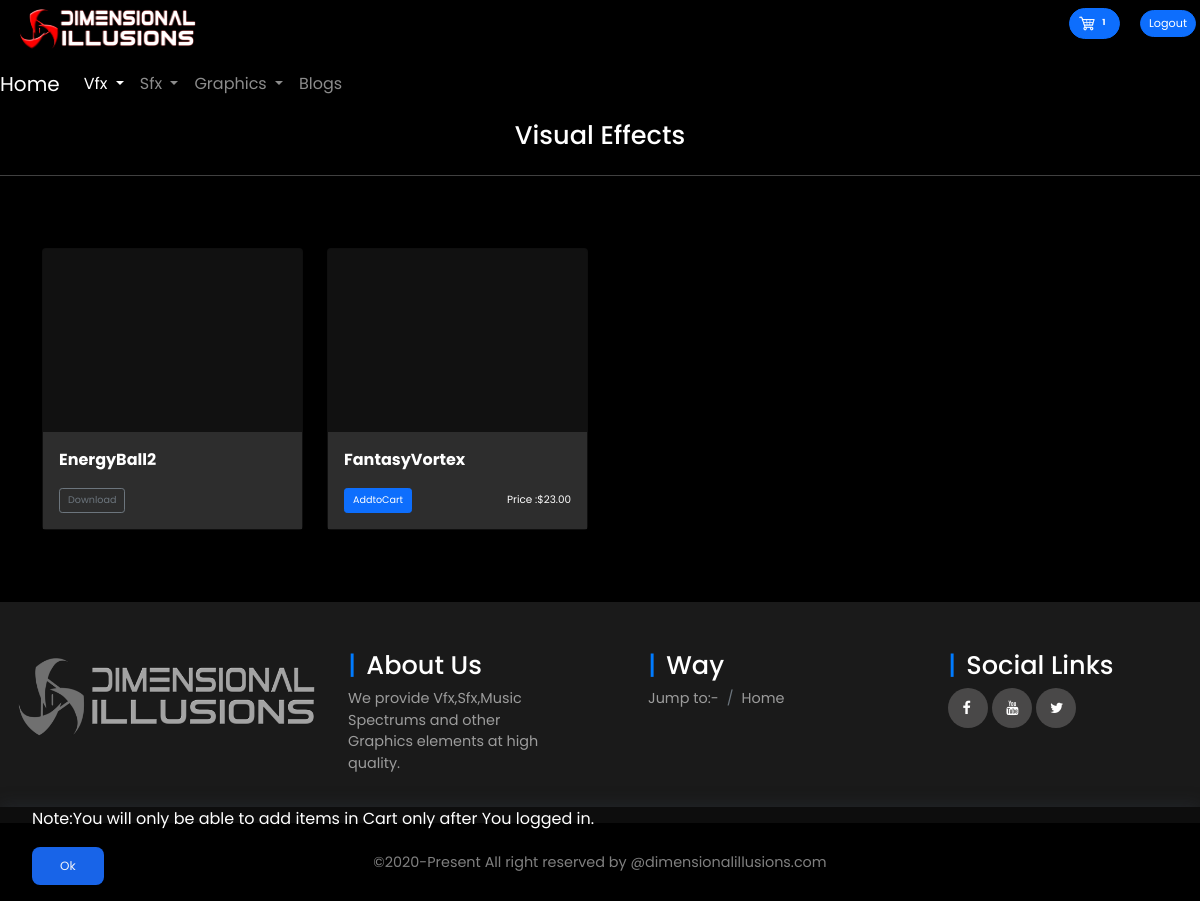
Page /VFX/ (signed in) on the earlier database version.
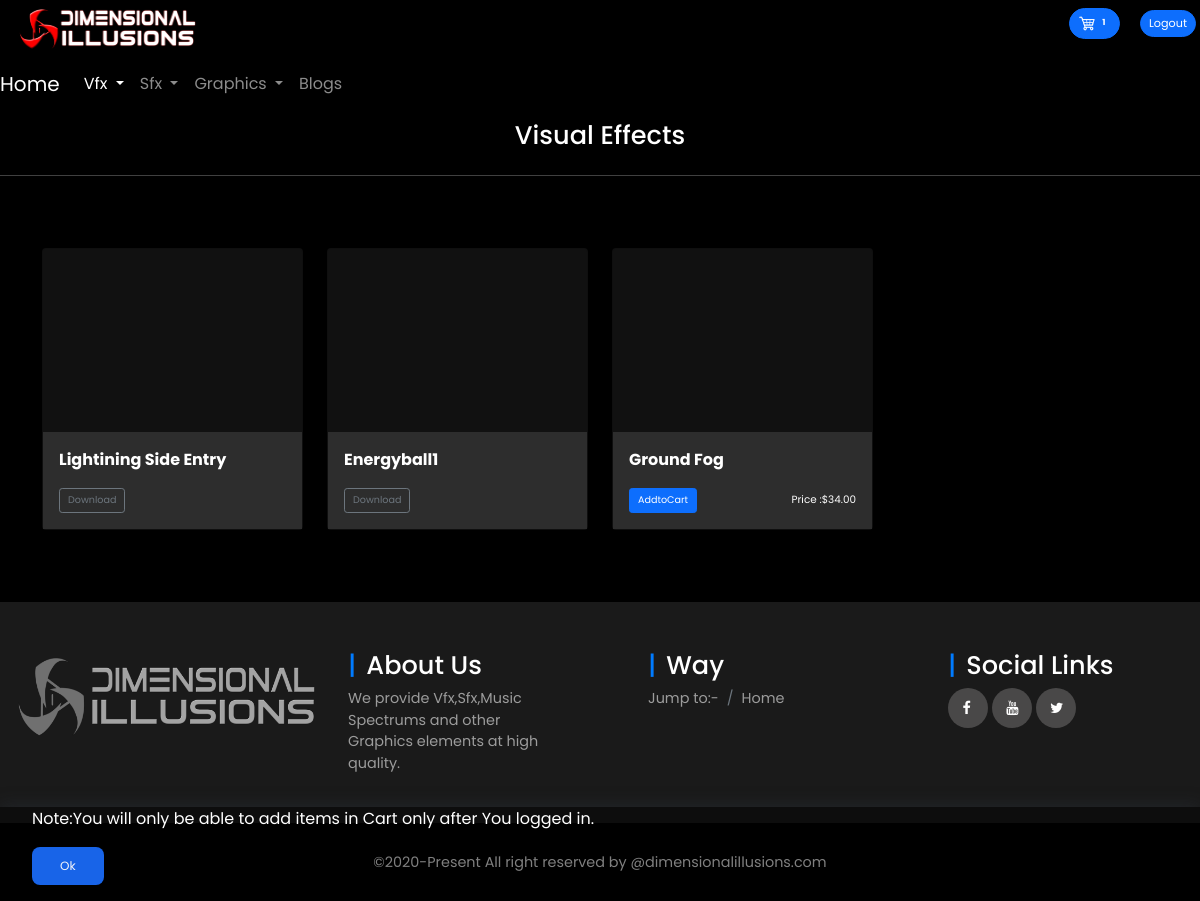
Same page on the later database version.
### Ehub/models.py (models this page shows, shortened)
class Order(models.Model):
    profile = models.ForeignKey(Profile, on_delete=models.CASCADE, null=True)
    date_ordered = models.DateTimeField(auto_now_add=True, null=True)
    complete = models.BooleanField(default=False, null=True, blank=False)
    transaction_id = models.CharField(max_length=200, null=True)
    discountcoupon = models.ForeignKey(
        DiscountCoupon, on_delete=models.SET_NULL, null=True, blank=True)
    @property
    def get_vfxproduct_items(self):
        orderpaidvfxproduct = self.orderpaidvfxproduct_set.all()
        total = sum([item.quantity for item in orderpaidvfxproduct])
        return total
    @property
    def get_sfxproduct_items(self):
        orderpaidsfxproduct = self.orderpaidsfxproduct_set.all()
        total = sum([item.quantity for item in orderpaidsfxproduct])
        return total
    @property
    def get_graphicsproduct_items(self):
        ordergraphicsproduct = self.orderpaidgraphicsproduct_set.all()
        total = sum([item.quantity for item in ordergraphicsproduct])
        return total
    @property
    def grand_totalquantity(self):
        total = self.get_sfxproduct_items + \
            self.get_vfxproduct_items+self.get_graphicsproduct_items
        return total

### Msfx/models.py (models this page shows, shortened)
class OrderPaidSfxProduct(models.Model):  #make more orderitem
	profile = models.ForeignKey(Profile, on_delete=models.CASCADE, blank=True, null=True)
	product = models.ForeignKey(PaidSfxProduct, on_delete=models.SET_NULL, blank=True, null=True)  #it's gonna give you what you actually define in  def__str___.....return self.name
	order = models.ForeignKey(Order, on_delete=models.CASCADE, blank=True, null=True)
	addtoDpage = models.ForeignKey(PurchasedProduct, on_delete=models.CASCADE, blank=True, null=True)
	quantity = models.IntegerField(default=0, null=True, blank=True)
	complete = models.BooleanField(default=False, null=True, blank=False)  #default is false which means unchecked box
	date_ordered = models.DateTimeField(auto_now_add=True,null=True)
	published_by=models.CharField(null=True,max_length=20)

### Mvfx/models.py (models this page shows, shortened)
class FreeVfxProduct(models.Model):
	name=models.CharField(null=True,max_length=100)
	category=models.ForeignKey(VfxCategory,on_delete=models.SET_NULL
							   ,verbose_name='Product Category'
							   ,null=True)
	publisher= models.ForeignKey(Profile,on_delete=models.CASCADE,null=True)
	watermarkfreeproduct =models.URLField(null=True)
	date_published=models.DateTimeField(auto_now_add=True,null=True)

class PaidVfxProduct(models.Model):
	name=models.CharField(null=True
						,verbose_name='Product name'
					   ,max_length=100)
	publisher= models.ForeignKey(Profile,on_delete=models.CASCADE,null=True)
	category=models.ForeignKey(VfxCategory,on_delete=models.SET_NULL
							   ,verbose_name='Vfx Category'
							   ,null=True)
	price = models.DecimalField(max_digits=5 #2 digits for 2 decimal places
                             	,help_text="You can set up price up to $999.99.This is the max price."
								,validators=[MinValueValidator(Decimal('0')),MaxValueValidator(Decimal('999.99'))]
								,decimal_places=2)
	setdiscount=models.ForeignKey(SetDiscount,on_delete=SET_NULL,null=True,blank=True)
	watermarkproduct = models.URLField(null=True)
	watermarkfreeproduct = models.URLField(null=True)
	date_published=models.DateTimeField(auto_now_add=True,null=True)
	@property
	def get_final_total(self):
		price = float(self.price)
		if self.setdiscount:
				discount=float(self.setdiscount.discount/100)
				total=price-discount*price
		else:
				total=self.price
		return total

### Mvfx/views.py (the view)
# urls.py: path('VFX/', views.vfxproducts, name="VfxProducts"),
def vfxproducts(request):
	if request.user.is_authenticated:
			getfreevfxproducts=FreeVfxProduct.objects.all()
			getpaidvfxproducts=PaidVfxProduct.objects.all()
			getprofile = request.user.profile
			order, created = Order.objects.get_or_create(profile=getprofile, complete=False)
			purchase, created = PurchasedProduct.objects.get_or_create(profile=getprofile, complete=False)
	else:
			order={}
			getfreevfxproducts=FreeVfxProduct.objects.all()
			getpaidvfxproducts=PaidVfxProduct.objects.all()
	context={
             'order':order,
			 'getfreevfxproducts':getfreevfxproducts,
			 'getpaidvfxproducts':getpaidvfxproducts,
			 }
	return render(request, 'VFX/vfxdetail.html',context)

### Ehub/models.py (called while the page is built)
    def __str__(self):
        return str(self.username)

### templates/VFX/vfxdetail.html (shortened to what this page needs)
{% extends 'frontend_base.html' %}
{% load static %}
{% block ActivateVfx %}active{% endblock %}
{% block body %}
<div class="jumbotron" style="background-color: black; margin: 0px;">
  <h1 class="pt-2">Visual Effects</h1>
    <div class="line-controller">
    <hr class="my-4" style="background-color: white;">
    </div>
    <div class="album py-5 bg-custom">
      <div class="container">
        <div class="row" style="background-color: black;">
          {% for i in getfreevfxproducts %}
          <div class="col-6 col-sm-6 col-md-4 col-lg-3 font-control">
            <div class="card mb-4 shadow-sm " style="background-color: #111111;">
              <div class="video">
                <video loop src="{{i.watermarkfreeproduct}}">
                </video>
              </div>
              <div class="card-body">
                <p class="card-text"><strong>{{i.name}}</strong></p>
                <div class="d-flex justify-content-between align-items-center">
                  <div class="btn-group">
                    <a href="{{i.watermarkfreeproduct}}" download="">
                      <button type="button" class="btn btn-sm btn-outline-secondary">Download</button>
                    </a>
                  </div>
                </div>
              </div>
            </div>
          </div>
          {% endfor %}
          {% for i in getpaidvfxproducts %}
          <div class="col-6 col-sm-6 col-md-4 col-lg-3 font-control">
            <div class="card mb-4 shadow-sm " style="background-color: #111111;">
              <div class="video">
                <video loop src="{{i.watermarkproduct}}"></video>
              </div>
              <div class="card-body">
                <p class="card-text"><strong>{{i.name}}</strong></p>
                <div class="row">
                  <div class="col-6">
                    {% if request.user.is_authenticated %}
                    <button class="btn btn-primary btn-sm Vfx-cart" data-product="{{i.name}}"
                      data-pubid="{{i.publisher}}" data-poid="{{i.id}}" data-action="adpdt">AddtoCart</button>
                    {% else %}
                    <button type="button" class="btn btn-primary" data-bs-container="body" data-bs-toggle="popover"
                      data-placement="bottom" data-content="You need to login">AddtoCart</button>
                    {% endif %}
                  </div>
                  <div class="col-6 " style="display: flex; align-items: center; justify-content: flex-end;">
                    <small style="color: white;" class="mr-3">Price : </small>
                    <small style="color: white;" class="text ">${{i.get_final_total|floatformat:2}}</small>
                  </div>
                </div>
              </div>
            </div>
          </div>
          {% endfor %}
        </div>
      </div>
    </div>
  </div>
{% endblock %}

### templates/frontend_base.html (shortened to what this page needs)
<!DOCTYPE html>
{% load static %}
<html>
<head>
  <link rel="stylesheet" href="{% static 'css/FrontendCheatsheet.css' %}">
  <link rel="stylesheet" href="{% static 'css/Frontend_Style.css' %}">
  <link rel="stylesheet" href="{% static 'css/FrontendColorProperties.css' %}">
  <link rel="stylesheet" href="https://pro.fontawesome.com/releases/v5.10.0/css/all.css"
 />
  <link rel="stylesheet" href="https://stackpath.bootstrapcdn.com/font-awesome/4.7.0/css/font-awesome.min.css">
</head>
<body>
  <header>
    <div class="banner" style="background-color: black; border: 4px solid black;">
      <div class="row g-0">
        <div class="col-4 col-md-2">
          <div class="card" style="background-color: black;">
            <img style="height: 46px;" src="{% static 'images/banner23.png' %}" alt="" loading="lazy">
          </div>
        </div>
        <div class="col-1 col-md-4"></div>
        <div class="col-7 col-md-6 pt-1">
          <div class="d-flex flex-row-reverse">
            <div class="" role="group" aria-label="Basic example">
              <button type="button" style="margin-right:1rem; border-radius: 1rem; " class="btn btn-primary btn-sm">
                <a href="{% url 'Ehub:YourCart' %}">
                  <img style="width:1.2rem; height: 1.3rem;" src="{% static 'images/carticon.png' %}"><span
                    class="badge " style="color: white;">{{order.grand_totalquantity}}</span>
                </a>
              </button>
              {% if request.user.is_authenticated %}
              <button type="button" style=" border-radius: 1rem;" id="showLogout" class="btn btn-primary btn-sm">
                <span><a style="text-decoration: none; color: white;" href="{% url 'Ehub:logout-user' %}"
                    style="color: white;">Logout</a></span>
              </button>
              {% else %}
              <button type="button" style="border-radius: 1rem;" id="showLogin" class="btn btn-primary btn-sm">
                <span><a style="text-decoration: none; color: white;" href="{% url 'Ehub:login-user' %}"
                    style="color: white;">Login</a></span>
              </button>
              {% endif %}
            </div>
          </div>
        </div>
      </div>
    </div>
    {% block head %}
    <div class="wrapper">
      <nav class="navbar   navbar-expand-lg navbar-dark bg-set">
        <a class="navbar-brand " href="{% url 'Ehub:home' %}">Home</a>
        <div class="collapse navbar-collapse" id="navbarNavDropdown">
          <ul class="navbar-nav">
            <li class="nav-item dropdown">
              <a class="nav-link  {% block ActivateVfx %}{% endblock %} dropdown-toggle" href="#"
                id="navbarDropdownMenuLink" role="button" data-bs-toggle="dropdown" aria-expanded="false">
                Vfx
              </a>
            </li>
            <li class="nav-item dropdown">
              <a class="nav-link  {% block ActivateSfx %}{% endblock %} dropdown-toggle" href="#"
                id="navbarDropdownMenuLink" role="button" data-bs-toggle="dropdown" aria-expanded="false">
                Sfx
              </a>
            </li>
            <li class="nav-item dropdown">
              <a class="nav-link  {% block ActivateGraphics %}{% endblock %} dropdown-toggle" href="#"
                id="navbarDropdownMenuLink" role="button" data-bs-toggle="dropdown" aria-expanded="false">
                Graphics
              </a>
            </li>
            <li class="nav-item">
              <a class="nav-link {% block ActivateBlogs %}{% endblock %}" href="{% url 'Eblog:blogs' %}">Blogs</a>
            </li>
          </ul>
        </div>
      </nav>
    </div>
  </header>
  {% endblock %}
  {% block body %}{% endblock %}
  <div class="cookie-container">
    <p>
      Note:You will only be able to add items in Cart only after You logged in.
    </p>
    <button class="cookie-btn">
      Ok
    </button>
  </div>
  <footer>
    <div class="footer-elements">
      <div class="row g-0">
        <div class="col-md-3 col-sm-6 col-xm-3 segment-one">
          <img src="{% static 'images/grey scal banner.png' %} " style=" height:12rem;">
        </div>
        <div class="col-md-3 col-sm-6 col-xm-12 segment-two p-5">
          <h2>About Us</h2>
          <p class="mb-0" style="color: rgb(156, 156, 156);text-decoration: none;">We provide Vfx,Sfx,Music Spectrums
            and other Graphics elements at high quality.</p>
        </div>
        <div class="col-md-3 col-sm-6 col-xm-12 segment-three p-5">
          <h2>Way</h2>
          <nav aria-label="breadcrumb">
            <ol class="breadcrumb">
              <li class="breadcrumb-item active" style="color: rgb(156, 156, 156);" aria-current="page">Jump to:-</li>
              <li class="breadcrumb-item active" aria-current="page"><a
                  style="color: rgb(156, 156, 156);text-decoration: none;" href="{% url 'Ehub:home' %}">Home</a></li>
            </ol>
          </nav>
        </div>
        <div class="col-md-3 col-sm-6 col-xm-12 segment-four p-5">
          <h2>Social Links</h2>
          <a href="https://www.facebook.com/Dimensional-illusions-100247375484205" target="_blank"><i
              class="fa fa-facebook"></i></a>
          <a href="https://www.youtube.com/channel/UCG8JsDfV6GkElowMSp-gzSg" target="_blank"><i
              class="fa fa-youtube"></i></a>
          <a href="https://twitter.com/DimensionalIlu1" target="_blank"><i class="fa fa-twitter"></i></a>
        </div>
      </div>
    </div>
    <p class="footer-text mb-0 p-4" style="background-color: black;"> ©2020-Present All right reserved by
      @dimensionalillusions.com </p>
  </footer>
</body>
</html>

### static/css/Frontend_Style.css (style rules this page uses)
.row button { font-size: .6rem; }
button a { font-size: .7rem; }
.font-control small { font-size: .65rem; }
.font-control strong { font-size: 1rem; }
h2 { color: white; }
h1 { color: white; font-size: 1.6rem; text-align: center; }
.font-control p { font-size: 1rem; }
.footer-elements { font-size: .9rem; background: #1a1a1a!important; }
.footer-elements h2 { font-size: 1.6rem; }
.footer-text { font-size: .9rem; color: white; }
.segment-two h2 { color: #fff; }
.segment-three h2 { color: #fff; }
.segment-four h2 { color: #fff; }
.segment-two h2:before { content: '|'; color: #007bff; padding-right: 10px; }
.segment-four a { width: 40px; height: 40px; background: #494848; display: inline-block; border-radius: 50%; }
.segment-four i { color: #fff; padding: 0.9rem; margin-top: -0.1rem; }
.segment-four h2:before { content: '|'; color: #007bff; padding-right: 10px; }
.segment-three h2:before { content: '|'; color: #007bff; padding-right: 10px; }
.footer-text { text-align: center; line-height: 30px; background-color: black; font-family: 'Poppins'; }

### static/css/FrontendColorProperties.css (style rules this page uses)
p { color: white; }
* { font-family: 'Poppins'; }
li { list-style-type: none; text-decoration: none; }
.bg-set { background-color: #000000; color: white; }
ul li a { color: white; }
.bg-set .navbar-brand, .bg-set .navbar-text { color: rgb(255, 255, 255); }
* { margin: 0; padding: 0; box-sizing: border-box; font-family: 'Poppins', sans-serif; }
.cookie-container { position: fixed; bottom: -100%; left: 0; right: 0; background: rgba(0, 0, 0, 0.5); color: #f5f6fa; padding: 0 32px; box-shadow: 0 -2px 16px rgba(47, 54, 64, 0.39); transition: 400ms; }
.cookie-container.active { bottom: 0; }
.cookie-btn { background: #1864e8; border: 0; color: #f5f6fa; padding: 10px 28px; font-size: 12px; margin-bottom: 16px; border-radius: 8px; cursor: pointer; }

### templates/frontend_base.html (style rules this page uses)
.video video { width: 100%; height: 11rem; object-fit: cover; cursor: pointer; }
.card-body { background-color: #2d2d2d; }
.wrapper { background-color: #111111; color: antiquewhite; position: relative; }

Differences in the rows shown:
removed FreeVfxProduct: name "EnergyBall2"
removed PaidVfxProduct: name "FantasyVortex", get_final_total "23.00"
added FreeVfxProduct: name "Lightining Side Entry"
added FreeVfxProduct: name "Energyball1"
added PaidVfxProduct: name "Ground Fog", get_final_total "34.00"
